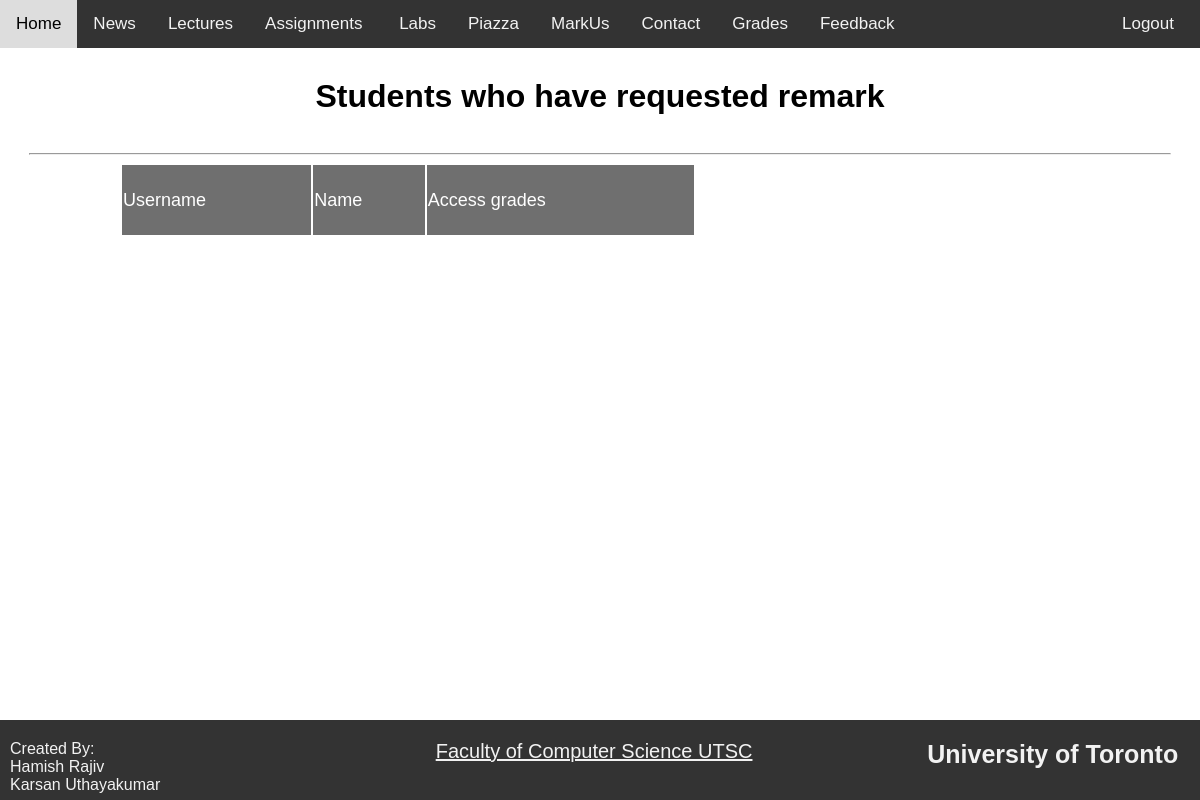
The page /remarkRequests (signed in) on the database as committed earlier.
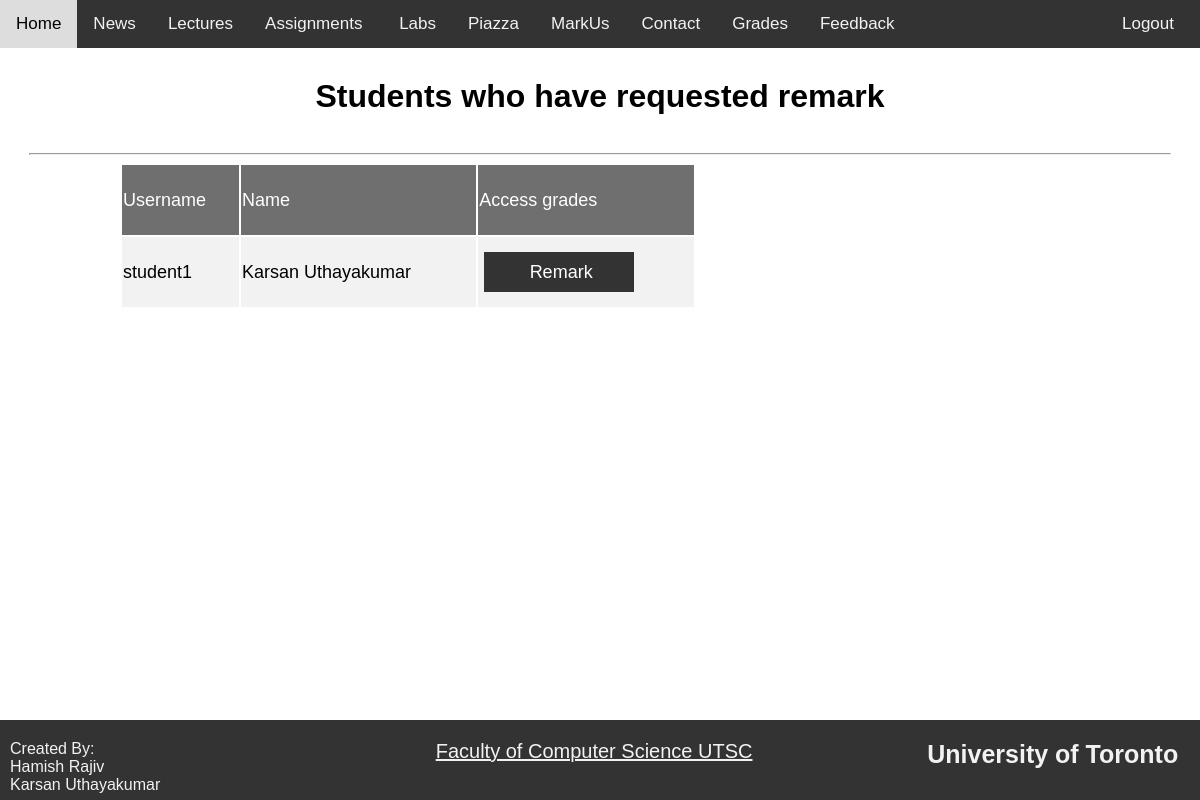
The same page on the database as committed later.
### app.py (models this page shows)
class Student(Base):
    __tablename__ = "student"
    id = Column(Integer, primary_key=True)
    userId = Column(Integer,  ForeignKey('user.id'))
    username = Column(String, unique=True)
    firstName = Column(String)
    lastName = Column(String)
    instructor = relationship(
        "Instructor",
        secondary=association_table,
        back_populates="student")
    user = relationship("User", back_populates="student")
    grades = relationship("Grades", uselist=False, back_populates="student")

### app.py (the view)
@app.route('/remarkRequests', )
def RemarkRequests():
    remarkStudents=[]
    myStudents = s.query(Instructor).filter_by(username=session.get("userName")).first().student
    for student in  myStudents:
        grades = student.grades
        if(grades.a1remark == 1 or grades.a2remark == 1 or grades.a3remark == 1 or
        grades.labsRemark == 1 or grades.midtermRemark == 1 or grades.finalRemark == 1 ):
            remarkStudents.append(student)
    return render_template("remarkRequests.html", remarkStudents =remarkStudents, accType=session.get("accountType"))

### app.py (called while the page is built)
@app.teardown_request
def remove_session(ex=None):
    s.remove()

### templates/remarkRequests.html
{% extends "layout.html" %}
{% block content %}
<div class="pageHeader">
    <h1> Students who have requested remark </h1>
</div>
<hr>
<div class="content">
    <table id="viewMyStudentsTable">
    <tbody>
        <tr>
            <td> Username</td>
            <td> Name</td>
            <td> Access grades</td>
        </tr>
           {% for s in remarkStudents %}
           <tr>
            <td> {{s.username}}</td>
            <td> {{s.firstName}} {{s.lastName}}</td>
             <td> <form class="remarkRequestForm" action="/redirect-editStudentGrade"  method="POST">
                 <input   id = submitButton name={{s.username}} type="submit" value="Remark">
            </form></td>
            {% endfor %}
           </tr>
    </tbody>
</table>
</div>
{% endblock %}

Rows that differ between the two databases and show on the page:
added Student: username "student1", firstName "Karsan", lastName "Uthayakumar"
